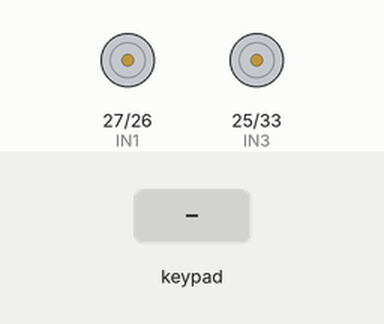
This sketch was run on a simulated ESP32. Parts: motor-driver pin pairs drawn as motors (green arrow = first pin HIGH = forward, orange = second pin HIGH = backward, longer = more drive, scaled by the enable pin). The test bench sets the inputs (shaded band).

Above: at 1.2 s.
1.3 s: key 'U' pressed
At 1.5 s:
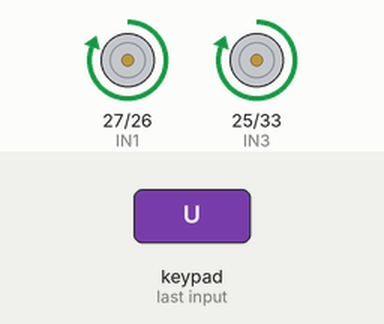
3.2 s: key 'D' pressed
At 3.4 s:
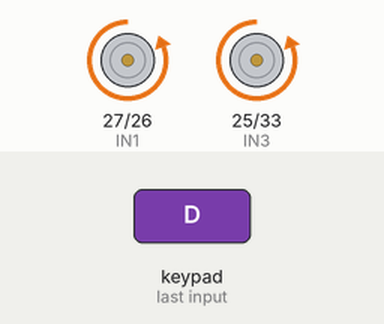
5.1 s: key 'L' pressed
At 5.3 s:
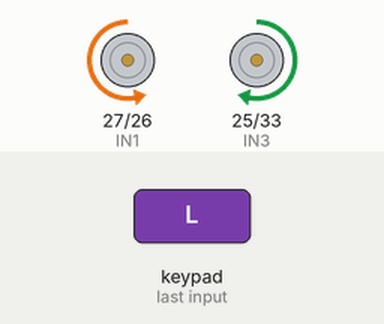
7.0 s: key 'R' pressed
At 7.2 s:
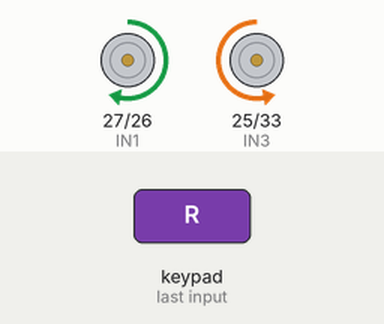
8.9 s: key 'U' pressed
At 10.5 s:
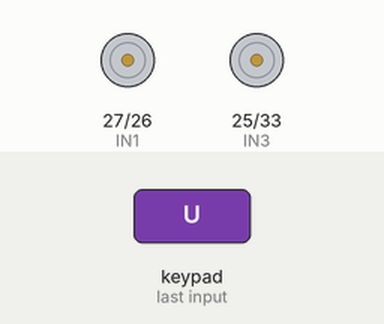
10.8 s: key 'D' pressed
At 11.0 s:
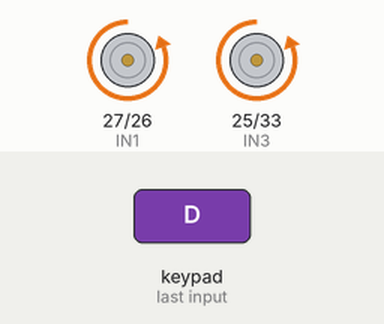
Timing chart, 0 to 13.7 s (numbered marks = the images above; inputs shaded):
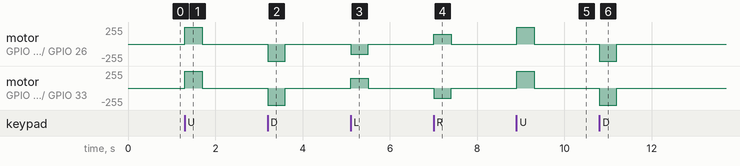

Measured:
- after the input at 1.3 s, motor on GPIO 27 (IN1) / GPIO 26 (IN2), motor on GPIO 25 (IN3) / GPIO 33 (IN4): stopped → forward 255/255 at once, → stopped 0.40 s later
- after the input at 3.2 s, motor on GPIO 27 (IN1) / GPIO 26 (IN2), motor on GPIO 25 (IN3) / GPIO 33 (IN4): stopped → backward 255/255 at once, → stopped 0.40 s later
- after the input at 5.1 s, motor on GPIO 27 (IN1) / GPIO 26 (IN2): stopped → backward 150/255 at once, → stopped 0.40 s later; motor on GPIO 25 (IN3) / GPIO 33 (IN4): stopped → forward 150/255 at once, → stopped 0.40 s later
- after the input at 7.0 s, motor on GPIO 27 (IN1) / GPIO 26 (IN2): stopped → forward 150/255 at once, → stopped 0.40 s later; motor on GPIO 25 (IN3) / GPIO 33 (IN4): stopped → backward 150/255 at once, → stopped 0.40 s later
- after the input at 8.9 s, motor on GPIO 27 (IN1) / GPIO 26 (IN2), motor on GPIO 25 (IN3) / GPIO 33 (IN4): stopped → forward 255/255 at once, → stopped 0.40 s later
- after the input at 10.8 s, motor on GPIO 27 (IN1) / GPIO 26 (IN2), motor on GPIO 25 (IN3) / GPIO 33 (IN4): stopped → backward 255/255 at once, → stopped 0.40 s later

The sketch:

RC_Car.ino
```cpp
#include <Arduino.h>  // Ensure core ESP32 functions are included
#include <DabbleESP32.h>

// Define motor control pins
#define ENA 12
#define IN1 27
#define IN2 26
#define IN3 25
#define IN4 33
#define ENB 14

void setup() {
    Serial.begin(115200);
    Dabble.begin("Barcode_RC_Car");  // Bluetooth name

    pinMode(ENA, OUTPUT);
    pinMode(ENB, OUTPUT);
    pinMode(IN1, OUTPUT);
    pinMode(IN2, OUTPUT);
    pinMode(IN3, OUTPUT);
    pinMode(IN4, OUTPUT);
}

void loop() {
    Dabble.processInput();

    if (GamePad.isUpPressed()) {
        moveForward();
    } else if (GamePad.isDownPressed()) {
        moveBackward();
    } else if (GamePad.isLeftPressed()) {
        turnLeft();
    } else if (GamePad.isRightPressed()) {
        turnRight();
    } else {
        stopCar();
    }
}

void moveForward() {
    digitalWrite(IN1, HIGH);
    digitalWrite(IN2, LOW);
    digitalWrite(IN3, HIGH);
    digitalWrite(IN4, LOW);
    analogWrite(ENA, 255);
    analogWrite(ENB, 255);
}

void moveBackward() {
    digitalWrite(IN1, LOW);
    digitalWrite(IN2, HIGH);
    digitalWrite(IN3, LOW);
    digitalWrite(IN4, HIGH);
    analogWrite(ENA, 255);
    analogWrite(ENB, 255);
}

void turnLeft() {
    digitalWrite(IN1, LOW);
    digitalWrite(IN2, HIGH);
    digitalWrite(IN3, HIGH);
    digitalWrite(IN4, LOW);
    analogWrite(ENA, 150);
    analogWrite(ENB, 150);
}

void turnRight() {
    digitalWrite(IN1, HIGH);
    digitalWrite(IN2, LOW);
    digitalWrite(IN3, LOW);
    digitalWrite(IN4, HIGH);
    analogWrite(ENA, 150);
    analogWrite(ENB, 150);
}

void stopCar() {
    digitalWrite(IN1, LOW);
    digitalWrite(IN2, LOW);
    digitalWrite(IN3, LOW);
    digitalWrite(IN4, LOW);
}
```
